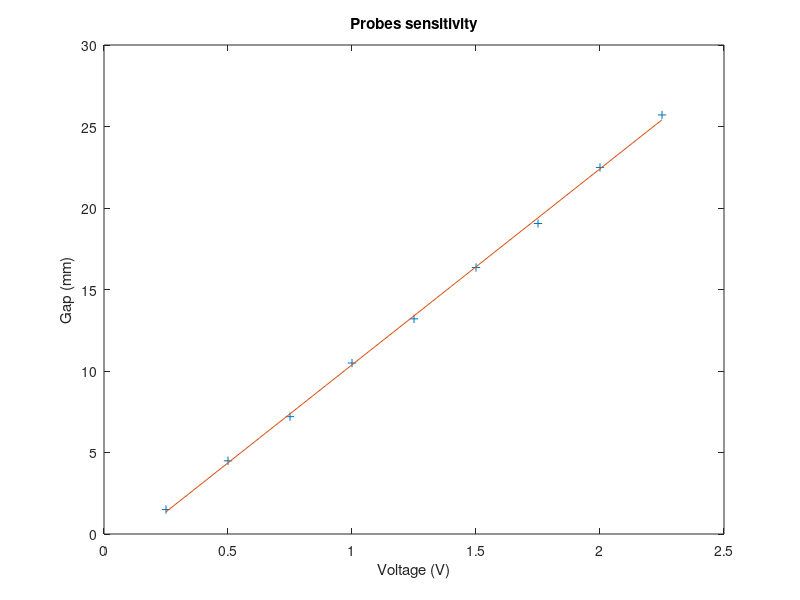

MATLAB code for this plot: (Note: this script raises an error after producing the figure.)

%Cheuk Tam's code CW2 
x = linspace(0.25,2.25,9);
%Vector of X by a linspace function as they are all eventually apart from
%each other
y = [1.5 4.49 7.2 10.49 13.20 16.35 19.05 22.49 25.71];
%Vector of Y
p = polyfit(x,y, 1);
% Determines the coeffiecent of the line of best fit between the vectors through 
% the use of polyfit, degree as 1 as it dipicts a linear line
p2 = polyval(p,x);
% polyval uses the coefficients to illustrate the line of best fit on the graph 
figure
% opens a new window of graph
plot(x,y, '+')
%Plot points with the vector data aka raw data, marked with + sign
title('Probes sensitivity')
xlabel('Voltage (V)')
ylabel('Gap (mm)')
hold on
%Tells the software to maintain data while inputting new ones.
plot(x,p2)
%Plots the line generated from polyval in line 9
s = P(1);
%Provides the sensitivity 
disp(['Sensitivity = ' num2str(s) ' V/mm'])
%displays the sensitivity in the command window
z = interp1(x, p2, 0, "linear", "extrap");
%Provides data when exterpolated backwards to 0 in a linear manner
disp(['Zerogap at ' num2str(z) ' V'])
%displays the finding in command window